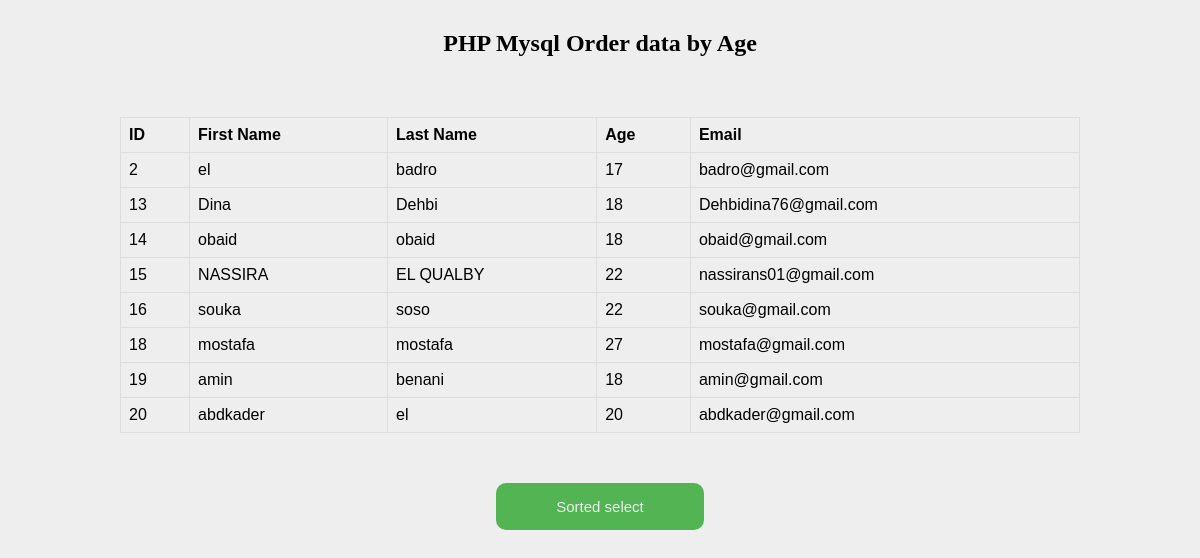
The app's page /sortData/sort.php with its own data.
### tables this page shows
CREATE TABLE `student` (
  `id` int(11) NOT NULL,
  `nom` varchar(100) NOT NULL,
  `prenom` varchar(100) NOT NULL,
  `age` int(11) NOT NULL,
  `email` varchar(100) NOT NULL
);

### sortData/sort.php (the view, shortened to what this page needs)
<!DOCTYPE html>
<html lang="en">
<head>
    <link rel="stylesheet" href="db.css">
</head>
<body>
    <h2>PHP Mysql Order data by Age</h2>
    <table>
        <tr>
            <th>ID</th>
            <th>First Name</th>
            <th>Last Name</th>
            <th>Age</th>
            <th>Email</th>
        </tr>
        <tbody id="data">
            <?php
                try{
                    $db = new PDO("mysql:host=localhost;dbname=school", "root", "");
                    $stm = $db->prepare("SELECT * FROM `student`");
                    $stm->execute();
                    $rep = $stm->fetchAll();
                    foreach($rep as $row){
                    echo   "<tr>
                                <td>{$row['id']}</td>
                                <td>{$row['nom']}</td>
                                <td>{$row['prenom']}</td>
                                <td>{$row['age']}</td>
                                <td>{$row['email']}</td>
                            </tr>";
                    }
                }catch(PDOException $e){
                    echo $e->getMessage();
                }
            ?>
        </tbody>
    </table>
        <button style="margin-top: 50px;" id="sort">Sorted select</button>
</body>
</html>

### sortData/db.css (style rules this page uses)
* { margin: 0; padding: 0; box-sizing: border-box; }
body, div, form, form div { display: flex; justify-content: center; align-items: center; }
body { width: 100%; height: 100vh; justify-content: flex-start; flex-direction: column; background-color: #eee; }
button { padding: 15px 60px; border: none; border-radius: 10px; background-color: #53b453; cursor: pointer; color: #eee; font-size: 15px; transition: box-shadow 1s; }
h2 { margin-top: 30px; margin-bottom: 30px; }
table { font-family: arial, sans-serif; border-collapse: collapse; width: 80%; margin-top: 30px; }
td, th { border: 1px solid #dddddd; text-align: left; padding: 8px; }

### records on screen
student: id "2", nom "el", prenom "badro", age "17", email "badro@gmail.com"
student: id "13", nom "Dina", prenom "Dehbi", age "18", email "Dehbidina76@gmail.com"
student: id "14", nom "obaid", prenom "obaid", age "18", email "obaid@gmail.com"
student: id "15", nom "NASSIRA", prenom "EL QUALBY", age "22", email "nassirans01@gmail.com"
student: id "16", nom "souka", prenom "soso", age "22", email "souka@gmail.com"
student: id "18", nom "mostafa", prenom "mostafa", age "27", email "mostafa@gmail.com"
student: id "19", nom "amin", prenom "benani", age "18", email "amin@gmail.com"
student: id "20", nom "abdkader", prenom "el", age "20", email "abdkader@gmail.com"
